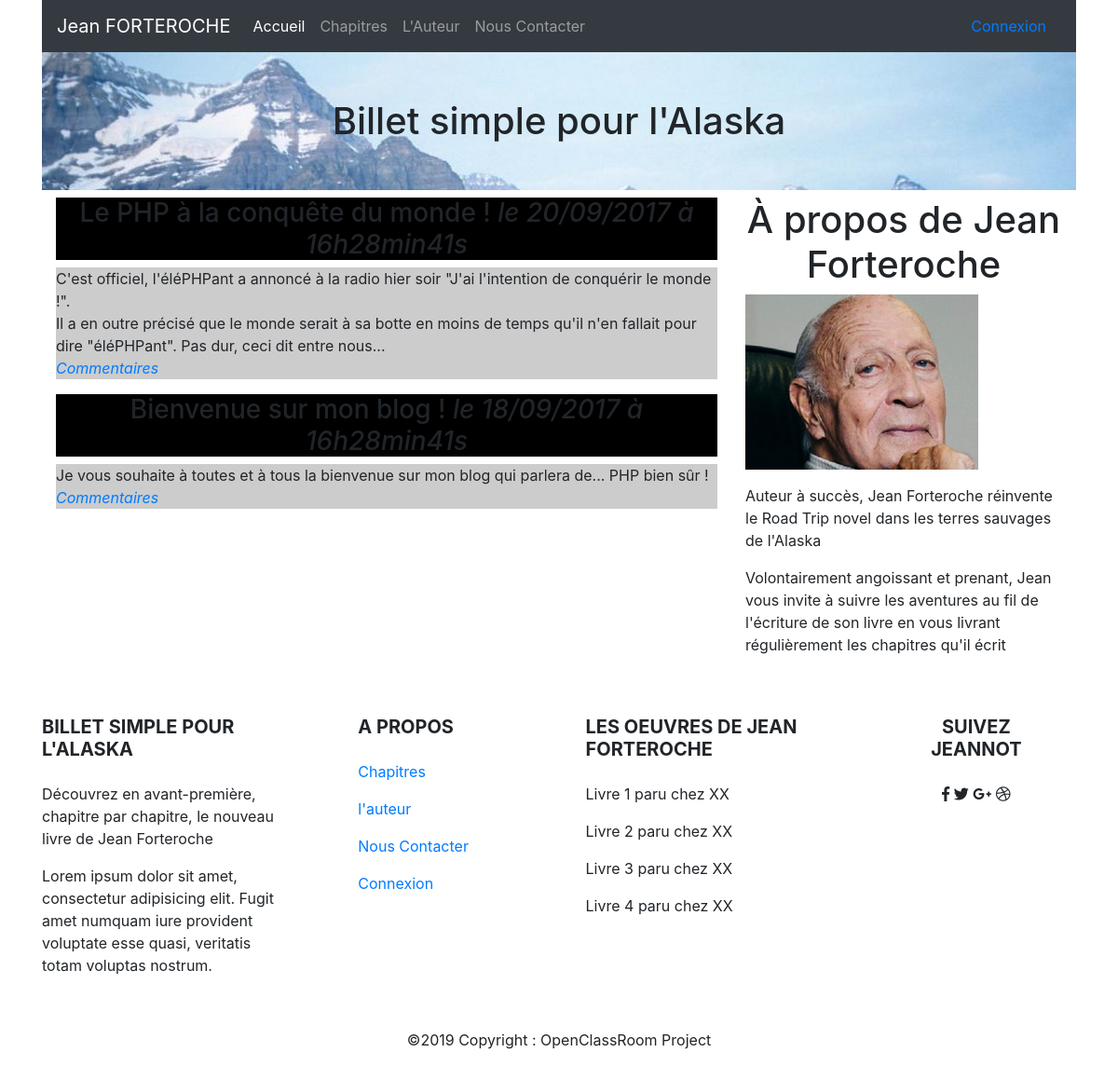
The page / on the database its author committed.
### tables this page shows
CREATE TABLE `posts` (
  `id` int(11) NOT NULL,
  `title` varchar(255) NOT NULL,
  `content` text NOT NULL,
  `creation_date` datetime NOT NULL
);

### model/frontendModel.php (called while the page is built, shortened)
<?php
function getPosts()
{
    $db = dbConnect();
    $req = $db->query('SELECT id, title, content, DATE_FORMAT(creation_date, \'%d/%m/%Y à %Hh%imin%ss\') AS creation_date_fr FROM posts ORDER BY creation_date DESC LIMIT 0, 5');
    return $req;
}
function dbConnect()
{
    $db = new PDO('mysql:host=localhost;dbname=blog;charset=utf8', 'root', '');
    return $db;
}

### controller/frontend.php (called while the page is built, shortened)
<?php
require('model/frontendModel.php');
function listPosts()
{
    $posts = getPosts();
    view('frontend/listPostsView',[
        'posts' => $posts
    ]);
}

### libs/helpers.php (called while the page is built, shortened)
<?php
function view ($path,$args){
    extract($args);
    require('view/'.$path.'.php');
    $content = ob_get_clean();
    require('view/frontend/templateFrontend.php');
}

### view/frontend/listPostsView.php (the view, shortened to what this page needs)
<?php
while ($data = $posts->fetch())
{
?>
    <div class="news">
        <h3>
            <em>le <?= $data['creation_date_fr'] ?></em>
        </h3>
        <p>
            <?= nl2br(htmlspecialchars($data['content'])) ?>
            <br />
            <em><a href="index.php?action=post&amp;id=<?= $data['id'] ?>">Commentaires</a></em>
        </p>
    </div>
<?php
}
?>

### index.php (shortened to what this page needs)
<?php
require('libs/helpers.php');
require('controller/frontend.php');
try {
    $params = array_filter($_REQUEST,function($key){
        return $key != 'action';
    },ARRAY_FILTER_USE_KEY);
    if (isset($_GET['action'])) {
        if (function_exists ($_GET['action'])) {
            $_GET['action']($params);
                }
        else {
            throw new Exception('erreur 404');
        }
    }
    else {
        listPosts();
    }
}
catch(Exception $e) {
    echo 'Erreur : ' . $e->getMessage();
}

### view/frontend/templateFrontend.php (shortened to what this page needs)
<!DOCTYPE html>
<html>
    <head>
        <link href="public/css/style.css" rel="stylesheet" />
        <link rel="stylesheet" href="https://maxcdn.bootstrapcdn.com/bootstrap/4.0.0/css/bootstrap.min.css">
        <link rel="stylesheet" href="https://use.fontawesome.com/releases/v5.7.2/css/all.css">
    </head>
    <body>
    <?php
	include('view/frontend/header.php');
?>
        <h1 id="titreLivre">Billet simple pour l'Alaska</h1>
    <section class="row middle-content">
    	<article class="col-md-8">
                <?= $content ?>
        </article>
        <aside class="col-md-4" id="auteur">
            <h1>À propos de Jean Forteroche</h1>
            <p><img src="/projet-4-php/public/images/jean-forteroche-fake.png" alt="portrait Jean forteroche" /></p>
            <p>Auteur à succès, Jean Forteroche réinvente le Road Trip novel dans les terres sauvages de l'Alaska</p>
            <p>Volontairement angoissant et prenant, Jean vous invite à suivre les aventures au fil de l'écriture de son livre en vous livrant régulièrement les chapitres qu'il écrit</p>
        </aside>
    </section>
    <?php
	include('view/frontend/footer.php');
?>
</body>
</html>

### view/frontend/header.php (shortened to what this page needs)
<header>
        <div class="container">
            <nav class="navbar navbar-expand-lg navbar-dark bg-dark">
                <a class="navbar-brand" href="#">Jean FORTEROCHE</a>
                <div class="collapse navbar-collapse" id="navbarText">
                    <ul class="navbar-nav mr-auto">
                        <li class="nav-item active">
                            <a class="nav-link" href="#">Accueil <span class="sr-only">(current)</span></a>
                        </li>
                        <li class="nav-item">
                            <a class="nav-link" href="#">Chapitres</a>
                        </li>
                        <li class="nav-item">
                            <a class="nav-link" href="#auteur">L'Auteur</a>
                        </li>
                        <li class="nav-item">
                            <a class="nav-link" href="#">Nous Contacter</a>
                        </li>
                    </ul>
                <a class="nav-link" href="#">Connexion</a>
                </div>
            </nav>
    </header>

### view/frontend/footer.php (shortened to what this page needs)
<footer class="page-footer font-small mdb-color lighten-3 pt-4">
    <div class="container text-center text-md-left">
      <div class="row">
        <div class="col-md-4 col-lg-3 mr-auto my-md-4 my-0 mt-4 mb-1">
          <h5 class="font-weight-bold text-uppercase mb-4">Billet simple pour l'Alaska</h5>
          <p>Découvrez en avant-première, chapitre par chapitre, le nouveau livre de Jean Forteroche</p>
          <p>Lorem ipsum dolor sit amet, consectetur adipisicing elit. Fugit amet numquam iure provident voluptate esse
            quasi, veritatis totam voluptas nostrum.</p>
        </div>
        <div class="col-md-2 col-lg-2 mx-auto my-md-4 my-0 mt-4 mb-1">
          <h5 class="font-weight-bold text-uppercase mb-4">A propos</h5>
          <ul class="list-unstyled">
            <li>
              <p>
                <a href="#">Chapitres</a>
              </p>
            </li>
            <li>
              <p>
                <a href="#auteur">l'auteur</a>
              </p>
            </li>
            <li>
              <p>
                <a href="#!">Nous Contacter</a>
              </p>
            </li>
            <li>
              <p>
                <a href="#!">Connexion</a>
              </p>
            </li>
          </ul>
        </div>
        <div class="col-md-4 col-lg-3 mx-auto my-md-4 my-0 mt-4 mb-1">
          <h5 class="font-weight-bold text-uppercase mb-4">Les Oeuvres de Jean Forteroche</h5>
          <ul class="list-unstyled">
            <li>
              <p>Livre 1 paru chez XX</p>
            </li>
            <li>
              <p>Livre 2 paru chez XX</p>
            </li>
            <li>
              <p>Livre 3 paru chez XX</p>
            </li>
            <li>
              <p>Livre 4 paru chez XX</p>
            </li>
          </ul>
        </div>
        <div class="col-md-2 col-lg-2 text-center mx-auto my-4">
          <h5 class="font-weight-bold text-uppercase mb-4">Suivez Jeannot</h5>
          <a type="button" class="btn-floating btn-fb">
            <i class="fab fa-facebook-f"></i>
          </a>
          <a type="button" class="btn-floating btn-tw">
            <i class="fab fa-twitter"></i>
          </a>
          <a type="button" class="btn-floating btn-gplus">
            <i class="fab fa-google-plus-g"></i>
          </a>
          <a type="button" class="btn-floating btn-dribbble">
            <i class="fab fa-dribbble"></i>
          </a>
        </div>
      </div>
    </div>
    <div class="footer-copyright text-center py-3">©2019 Copyright :
      OpenClassRoom Project</a>
    </div>
  </footer>

### public/css/style.css (style rules this page uses)
h1, h3 { text-align:center; }
h3 { background-color:black; color:white; font-size:0.9em; margin-bottom:0px; }
.news p { background-color:#CCCCCC; margin-top:0px; }
.news { max-width: 1110px; margin-right: auto; margin-left: auto; }
a { text-decoration: none; }
#titreLivre { max-width: 1110px; padding: 50px 0; margin-right: auto; margin-left: auto; background-image: url(../images/alaska-bg.jpg); }
section { max-width: 1110px; margin-right: auto!important; margin-left: auto!important; }

### rows shown on the page
posts: content "C'est officiel, l'éléPHPant a annoncé à la radio hier soir \"J'ai l'intention de conquérir le monde !\". Il a en outre précisé que le monde serait à sa botte en moins de temps qu'il n'en fallait pour dire \"éléPHPant\". Pas dur, ceci dit entre nous..."
posts: content "Je vous souhaite à toutes et à tous la bienvenue sur mon blog qui parlera de... PHP bien sûr !"
